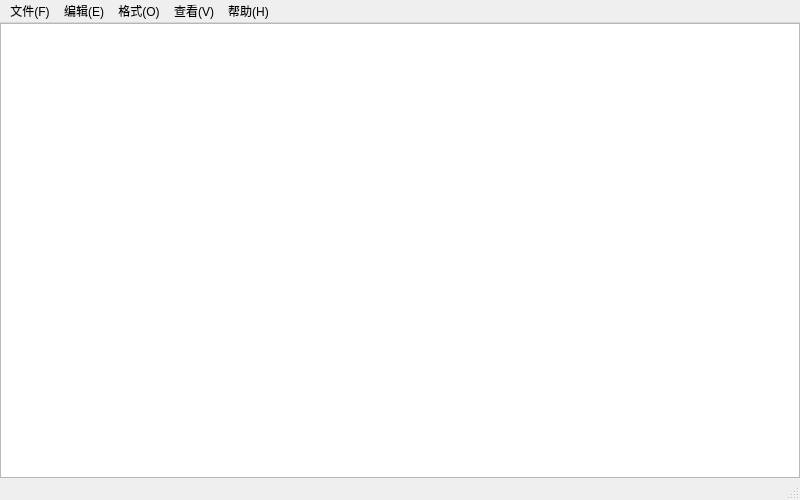
<?xml version="1.0" encoding="UTF-8"?>
<ui version="4.0">
 <class>NotePad</class>
 <widget class="QMainWindow" name="NotePad">
  <property name="geometry">
   <rect>
    <x>0</x>
    <y>0</y>
    <width>800</width>
    <height>500</height>
   </rect>
  </property>
  <property name="windowTitle">
   <string>记事本</string>
  </property>
  <widget class="QWidget" name="centralWidget">
   <layout class="QGridLayout" name="gridLayout">
    <property name="leftMargin">
     <number>0</number>
    </property>
    <property name="topMargin">
     <number>0</number>
    </property>
    <property name="rightMargin">
     <number>0</number>
    </property>
    <property name="bottomMargin">
     <number>0</number>
    </property>
    <property name="horizontalSpacing">
     <number>7</number>
    </property>
    <item row="0" column="0">
     <widget class="QTextEdit" name="textEdit">
      <property name="minimumSize">
       <size>
        <width>100</width>
        <height>0</height>
       </size>
      </property>
     </widget>
    </item>
   </layout>
  </widget>
  <widget class="QMenuBar" name="menuBar">
   <property name="geometry">
    <rect>
     <x>0</x>
     <y>0</y>
     <width>800</width>
     <height>26</height>
    </rect>
   </property>
   <widget class="QMenu" name="menu_F">
    <property name="title">
     <string>文件(F)</string>
    </property>
    <addaction name="actionNew"/>
    <addaction name="actionOpen"/>
    <addaction name="actionSave"/>
    <addaction name="actionSaveAs"/>
    <addaction name="separator"/>
    <addaction name="actionPageSet"/>
    <addaction name="actionPrint"/>
    <addaction name="separator"/>
    <addaction name="actionExit"/>
   </widget>
   <widget class="QMenu" name="menu_E">
    <property name="title">
     <string>编辑(E)</string>
    </property>
    <addaction name="actionRevoke"/>
    <addaction name="separator"/>
    <addaction name="actionShear"/>
    <addaction name="actionCopy"/>
    <addaction name="actionPaste"/>
    <addaction name="actionDelete"/>
    <addaction name="separator"/>
    <addaction name="actionFind"/>
    <addaction name="actionFindNext"/>
    <addaction name="actionReplace"/>
    <addaction name="actionGoto"/>
    <addaction name="separator"/>
    <addaction name="actionSelectAll"/>
    <addaction name="actionTimeOrDate"/>
   </widget>
   <widget class="QMenu" name="menu_O">
    <property name="title">
     <string>格式(O)</string>
    </property>
    <addaction name="actionWrapText"/>
    <addaction name="actionTypeface"/>
   </widget>
   <widget class="QMenu" name="menu_V">
    <property name="title">
     <string>查看(V)</string>
    </property>
    <addaction name="actionStatusBar"/>
   </widget>
   <widget class="QMenu" name="menu_H">
    <property name="title">
     <string>帮助(H)</string>
    </property>
    <addaction name="actionViewHelp"/>
    <addaction name="actionAbout"/>
   </widget>
   <addaction name="menu_F"/>
   <addaction name="menu_E"/>
   <addaction name="menu_O"/>
   <addaction name="menu_V"/>
   <addaction name="menu_H"/>
  </widget>
  <widget class="QStatusBar" name="statusBar"/>
  <action name="actionNew">
   <property name="text">
    <string>新建(N)</string>
   </property>
  </action>
  <action name="actionOpen">
   <property name="text">
    <string>打开(O)...</string>
   </property>
  </action>
  <action name="actionSave">
   <property name="text">
    <string>保存(S)</string>
   </property>
  </action>
  <action name="actionSaveAs">
   <property name="text">
    <string>另存为(A)...</string>
   </property>
  </action>
  <action name="actionPageSet">
   <property name="text">
    <string>网页设置(U)...</string>
   </property>
  </action>
  <action name="actionPrint">
   <property name="text">
    <string>打印(P)...</string>
   </property>
  </action>
  <action name="actionExit">
   <property name="text">
    <string>退出(X)</string>
   </property>
  </action>
  <action name="actionRevoke">
   <property name="text">
    <string>撤销(U)</string>
   </property>
  </action>
  <action name="actionShear">
   <property name="text">
    <string>剪切(T)</string>
   </property>
  </action>
  <action name="actionCopy">
   <property name="text">
    <string>复制(C)</string>
   </property>
  </action>
  <action name="actionPaste">
   <property name="text">
    <string>粘贴(P)</string>
   </property>
  </action>
  <action name="actionDelete">
   <property name="text">
    <string>删除(L)</string>
   </property>
  </action>
  <action name="actionFind">
   <property name="text">
    <string>查找(F)...</string>
   </property>
  </action>
  <action name="actionFindNext">
   <property name="text">
    <string>查找下一个(N)</string>
   </property>
  </action>
  <action name="actionReplace">
   <property name="text">
    <string>替换(R)...</string>
   </property>
  </action>
  <action name="actionGoto">
   <property name="text">
    <string>转到(G)...</string>
   </property>
  </action>
  <action name="actionSelectAll">
   <property name="text">
    <string>全选(A)</string>
   </property>
  </action>
  <action name="actionTimeOrDate">
   <property name="text">
    <string>时间日期(D)</string>
   </property>
  </action>
  <action name="actionWrapText">
   <property name="checkable">
    <bool>true</bool>
   </property>
   <property name="checked">
    <bool>true</bool>
   </property>
   <property name="text">
    <string>自动换行(W)</string>
   </property>
  </action>
  <action name="actionTypeface">
   <property name="text">
    <string>字体(F)...</string>
   </property>
  </action>
  <action name="actionStatusBar">
   <property name="checkable">
    <bool>true</bool>
   </property>
   <property name="checked">
    <bool>true</bool>
   </property>
   <property name="text">
    <string>状态栏(S)</string>
   </property>
  </action>
  <action name="actionViewHelp">
   <property name="text">
    <string>查看帮助(H)</string>
   </property>
  </action>
  <action name="actionAbout">
   <property name="text">
    <string>关于记事本(A)</string>
   </property>
  </action>
 </widget>
 <layoutdefault spacing="6" margin="11"/>
 <resources/>
 <connections/>
</ui>
